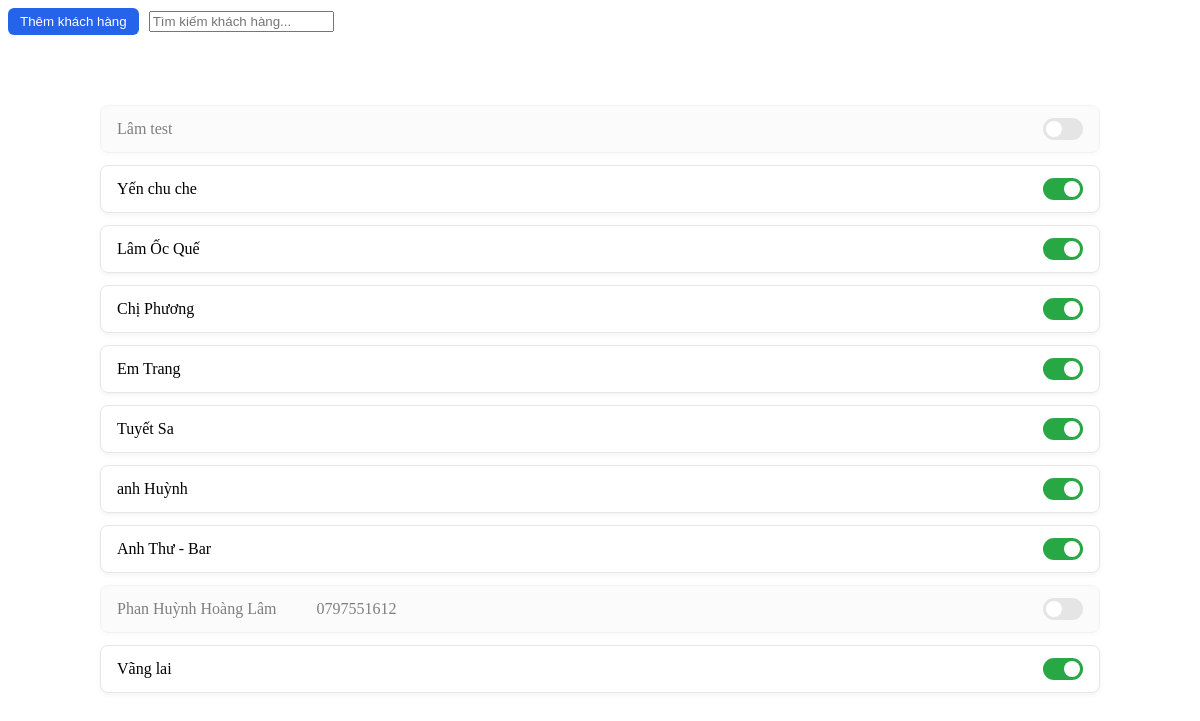
The page /dash_customer.php (signed in) on the database its author committed.
### tables this page shows
CREATE TABLE `customer` (
  `customer_id` int(11) NOT NULL,
  `customer_name` varchar(100) NOT NULL,
  `customer_phone` varchar(20) NOT NULL,
  `status` tinyint(1) DEFAULT 1
);

### dash_customer.php (the view, shortened to what this page needs)
<?php
include('include/config.php');
$sql = "SELECT customer_id, customer_name, customer_phone, status FROM customer ORDER BY customer_id DESC";
$stmt = $conn->query($sql);
$initial_show = 12;
$count = 0;
?>
<link rel="stylesheet" href="css/style_customer.css">
<div class="customer-header fixed-top bg-white shadow-sm px-3 py-2 border-bottom" style="top:64px; z-index:1030;">
  <div style="display:flex; gap:10px; align-items:center;">
    <button type="button" class="btn-add" id="addCustomer">Thêm khách hàng</button>
    <input type="text" id="searchInput" placeholder="Tìm kiếm khách hàng..." class="search-box">
  </div>
</div>
<div class="customer-list" style="padding-top:70px;">
  <div id="customerContainer">
    <?php while($row = $stmt->fetch(PDO::FETCH_ASSOC)):
      $count++;
      $hidden_class = ($count > $initial_show) ? 'cus-hidden' : '';
      $inactive_class = ($row['status'] == 0) ? 'inactive-item' : '';
    ?>
      <div class="customer-card <?= $hidden_class; ?> <?= $inactive_class; ?>">
        <div class="customer-info">
          <span class="customer-name"><?= htmlspecialchars($row['customer_name']); ?></span>
          <span class="customer-phone"><?= htmlspecialchars($row['customer_phone']); ?></span>
        </div>
        <div class="customer-actions" style="gap:10px;">
          <label class="switch" title="Trạng thái">
            <span class="slider round"></span>
          </label>
        </div>
      </div>
    <?php endwhile; ?>
  </div>
</div>

### css/style_customer.css (style rules this page uses)
.customer-list { max-width: 1000px; margin: auto; padding: 20px; }
.customer-card { display: flex; justify-content: space-between; align-items: center; background: #fff; border: 1px solid #e5e7eb; border-radius: 8px; padding: 12px 16px; margin-bottom: 12px; box-shadow: 0 2px 5px rgba(0,0,0,0.05); transition: box-shadow 0.2s ease; }
.customer-info { display: flex; gap: 40px; font-size: 16px; font-weight: 500; }
.btn-add, .btn-primary { background: #2563eb; color: #fff; border: none; border-radius: 6px; padding: 6px 12px; cursor: pointer; }
.switch { position: relative; display: inline-block; width: 40px; height: 22px; }
.slider { position: absolute; cursor: pointer; top: 0; left: 0; right: 0; bottom: 0; background-color: #ccc; -webkit-transition: .4s; transition: .4s; }
.slider:before { position: absolute; content: ""; height: 16px; width: 16px; left: 3px; bottom: 3px; background-color: white; -webkit-transition: .4s; transition: .4s; }
input:checked + .slider { background-color: #28a745; }
input:checked + .slider:before { -webkit-transform: translateX(18px); -ms-transform: translateX(18px); transform: translateX(18px); }
.slider.round { border-radius: 22px; }
.slider.round:before { border-radius: 50%; }
.inactive-item { opacity: 0.5; background: #f8f9fa !important; }

### rows shown on the page
customer: customer_name "Lâm test"
customer: customer_name "Yến chu che"
customer: customer_name "Lâm Ốc Quế"
customer: customer_name "Chị Phương"
customer: customer_name "Em Trang"
customer: customer_name "Tuyết Sa"
customer: customer_name "anh Huỳnh"
customer: customer_name "Anh Thư - Bar"
customer: customer_name "Phan Huỳnh Hoàng Lâm", customer_phone "0797551612"
customer: customer_name "Vãng lai"
